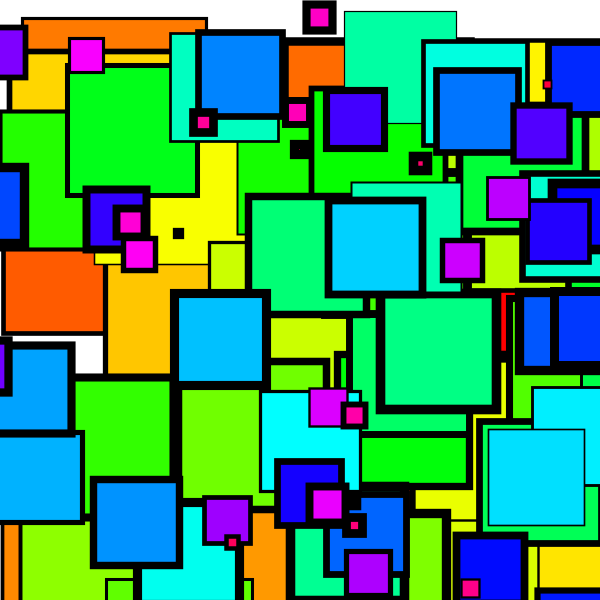
Frame 1 (no input)
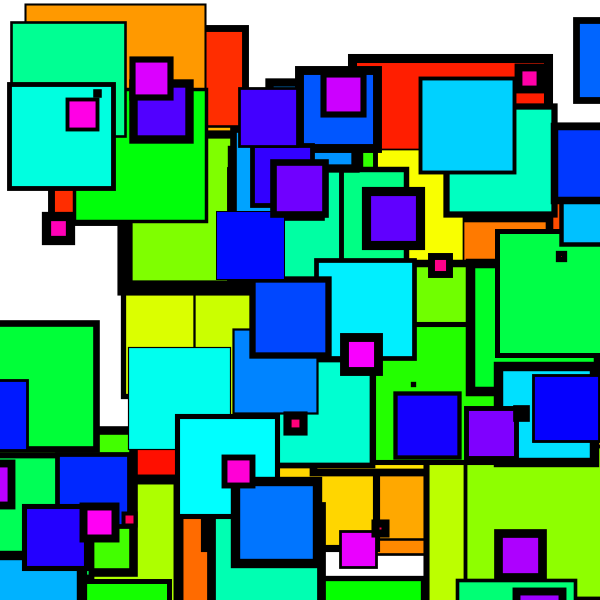
Frame 2 (the mouse pressed at the canvas centre, redrawn once)

The Processing sketch that drew these frames (run headless with seeded random() and noise(); the mouse was pressed at the canvas centre and the sketch redrawn once):

// Processing sketch: processing_63212
// ── processing_63212.pde


int totalObjectos; // numero total de objectos

float posX, posY; // variaveis para a posição horizontal e vertical 
float diametro; // variavel para o tamanho do quadrado
float r,g,b; // variavel RGB para a cor 
float s; // variavel para a espessura do outline


void setup() { // definição dos elementos estáticos

  size (600,600);//define a área de composição
  background (255); // define a cor de fundo
  smooth();// suaviza a imagem
  noLoop();// sem movimento
  

  
  totalObjectos = 100;// numero total de objectos, neste caso quadrados
  
 

}

void draw(){// definição dos elementos em animação
  
  colorMode(RGB, 255,255,255);// cor RGB
  background(255);// define a cor de fundo para que o fundo se mantenha sempre branco
  
  colorMode(HSB, 360,100,100); // mudar a cor para HSB 
  
  for ( int i = 0; i <totalObjectos; i++)// função em que a composição começa em 0 até ao numero toltal de objectos, 100
  {
    
   
     posX = 0 + random (-i,width); // define que a posição horizontal varia entre -i e a largura total
     posY = random (height); // define que a posição vertical varia entre a altura total
     
     float h = map ( i, 0, totalObjectos, 0,360); // os objectos de i a 0 vão fazer a gama cromática de HSB
     
     diametro = map ( i, 0, totalObjectos, 200,0); // os objectos de i a 0 vão ter diametros de 200 a 0
    
     s = random (1,10); // define que a espessura do stroke varia entre 1 a 10 
     
     strokeWeight(s);// define que a espessura do stroke varia entre 1 a 10
     fill(h,100,100);// define a cor do rectangulo conforme a gama cromática HSB 
     rect ( posX, posY, diametro, diametro); // define a posição dos quadrados quando os valores já estipulados
  } 
  

         
}
